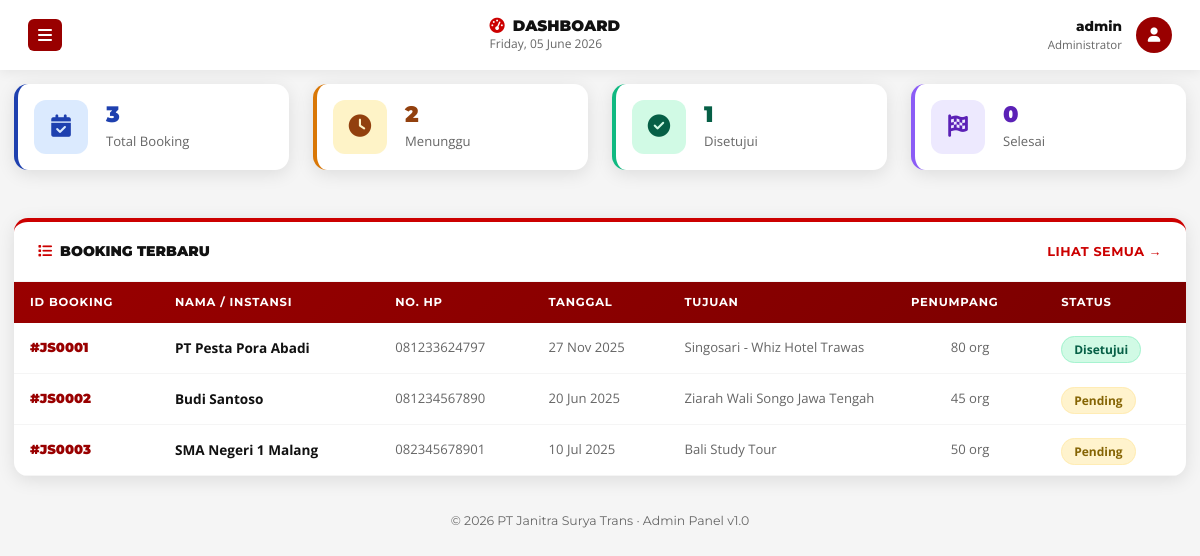
Screenshot of /admin/dashboard.php (signed in) with the database file from the repository.
### tables this page shows
CREATE TABLE `booking` (
  `id_booking` int(11) NOT NULL,
  `nama` varchar(100) NOT NULL,
  `no_hp` varchar(20) NOT NULL,
  `tanggal` date NOT NULL,
  `tujuan` varchar(255) NOT NULL,
  `jumlah_penumpang` int(11) NOT NULL,
  `catatan` text DEFAULT NULL,
  `status` enum('Pending','Disetujui','Selesai','Dibatalkan') DEFAULT 'Pending',
  `created_at` timestamp NOT NULL DEFAULT current_timestamp()
);

### admin/dashboard.php (the view, shortened to what this page needs)
<?php
include '../config/koneksi.php';
$total_all       = mysqli_fetch_assoc(mysqli_query($conn, "SELECT COUNT(*) AS t FROM booking"))['t'];
$total_pending   = mysqli_fetch_assoc(mysqli_query($conn, "SELECT COUNT(*) AS t FROM booking WHERE status='Pending'"))['t'];
$total_disetujui = mysqli_fetch_assoc(mysqli_query($conn, "SELECT COUNT(*) AS t FROM booking WHERE status='Disetujui'"))['t'];
$total_selesai   = mysqli_fetch_assoc(mysqli_query($conn, "SELECT COUNT(*) AS t FROM booking WHERE status='Selesai'"))['t'];
$booking_terbaru = mysqli_query($conn, "SELECT * FROM booking ORDER BY created_at DESC LIMIT 6");
?>
<!DOCTYPE html>
<html lang="id">
<head>
    <link href="https://cdn.jsdelivr.net/npm/bootstrap@5.3.2/dist/css/bootstrap.min.css" rel="stylesheet">
    <link href="https://cdnjs.cloudflare.com/ajax/libs/font-awesome/6.5.1/css/all.min.css" rel="stylesheet">
    <link href="../assets/css/style.css" rel="stylesheet">
</head>
<body class="dashboard"style="background:var(--abu);">
<div class="admin-layout">
    <div class="admin-main">
        <div class="admin-topbar">
            <button class="sidebar-toggle" onclick="toggleSidebar()">
                <i class="fas fa-bars"></i>
            </button>
            <div>
                <h5 style="margin:0;font-family:'Montserrat',sans-serif;font-weight:900;color:var(--hitam);text-transform:uppercase;font-size:0.95rem;">
                    <i class="fas fa-tachometer-alt me-2" style="color:var(--merah);"></i>Dashboard
                </h5>
                <div style="font-size:0.75rem;color:var(--abu-teks);"><?= date('l, d F Y') ?></div>
            </div>
            <div style="display:flex;align-items:center;gap:14px;">
                <div style="text-align:right;">
                    <div style="font-family:'Montserrat',sans-serif;font-weight:800;font-size:0.85rem;color:var(--hitam);"><?= htmlspecialchars($_SESSION['admin_username']) ?></div>
                    <div style="font-size:0.72rem;color:var(--abu-teks);">Administrator</div>
                </div>
                <div style="width:36px;height:36px;background:var(--merah-tua);border-radius:50%;display:flex;align-items:center;justify-content:center;color:white;font-size:0.9rem;">
                    <i class="fas fa-user"></i>
                </div>
            </div>
        </div>
        <div class="admin-content">
            <div class="row g-4 mb-5">
                <?php
                $stats = [
                    ['Total Booking', $total_all,       '#1E40AF', '#DBEAFE', 'fa-calendar-check'],
                    ['Menunggu',      $total_pending,   '#92400E', '#FEF3C7', 'fa-clock'],
                    ['Disetujui',     $total_disetujui, '#065F46', '#D1FAE5', 'fa-check-circle'],
                    ['Selesai',       $total_selesai,   '#5B21B6', '#EDE9FE', 'fa-flag-checkered'],
                ];
                $border_colors = ['#1E40AF','#D97706','#10B981','#8B5CF6'];
                foreach ($stats as $i => $s): ?>
                <div class="col-lg-3 col-md-6">
                    <div class="stat-card" style="border-left-color:<?= $border_colors[$i] ?>;">
                        <div class="stat-icon" style="background:<?= $s[3] ?>;color:<?= $s[2] ?>;">
                            <i class="fas <?= $s[4] ?>"></i>
                        </div>
                        <div>
                            <h3 style="color:<?= $s[2] ?>;"><?= $s[1] ?></h3>
                            <p><?= $s[0] ?></p>
                        </div>
                    </div>
                </div>
                <?php endforeach; ?>
            </div>
            <div style="background:white;border-radius:var(--radius);box-shadow:var(--shadow-card);overflow:hidden;border-top:4px solid var(--merah);">
                <div style="padding:20px 24px;display:flex;align-items:center;justify-content:space-between;border-bottom:1px solid #F5F5F5;">
                    <h5 style="font-family:'Montserrat',sans-serif;font-weight:900;color:var(--hitam);margin:0;text-transform:uppercase;font-size:0.88rem;">
                        <i class="fas fa-list me-2" style="color:var(--merah);"></i>Booking Terbaru
                    </h5>
                    <a href="data-booking.php" style="font-size:0.8rem;color:var(--merah);font-weight:700;text-decoration:none;font-family:'Montserrat',sans-serif;text-transform:uppercase;letter-spacing:0.5px;">
                        Lihat Semua →
                    </a>
                </div>
                <div style="overflow-x:auto;">
                    <table style="width:100%;border-collapse:collapse;min-width:750px;">
                        <thead style="background:linear-gradient(135deg,var(--merah-tua),var(--merah-gelap));">
                            <tr>
                                <?php foreach(['ID Booking','Nama / Instansi','No. HP','Tanggal','Tujuan','Penumpang','Status'] as $h): ?>
                                <th style="padding:12px 16px;font-size:0.72rem;color:white;text-transform:uppercase;letter-spacing:0.8px;font-weight:700;font-family:'Montserrat',sans-serif;white-space:nowrap;">
                                    <?= $h ?>
                                </th>
                                <?php endforeach; ?>
                            </tr>
                        </thead>
                        <tbody>
                            <?php if (mysqli_num_rows($booking_terbaru) === 0): ?>
                            <tr><td colspan="7" style="text-align:center;padding:48px;color:var(--abu-teks);">
                                <div style="font-size:2.5rem;margin-bottom:10px;">📋</div>Belum ada data booking.
                            </td></tr>
                            <?php else: ?>
                            <?php while ($row = mysqli_fetch_assoc($booking_terbaru)):
                                $badge = ['Pending'=>'badge-pending','Disetujui'=>'badge-disetujui','Selesai'=>'badge-selesai','Dibatalkan'=>'badge-dibatalkan'][$row['status']] ?? 'badge-pending';
                            ?>
                            <tr style="border-bottom:1px solid #F5F5F5;"
                                onmouseover="this.style.background='#FFF5F5'"
                                onmouseout="this.style.background=''">
                                <td style="padding:13px 16px;font-size:0.82rem;font-weight:900;color:var(--merah-tua);font-family:'Montserrat',sans-serif;">
                                    #JS<?= str_pad($row['id_booking'],4,'0',STR_PAD_LEFT) ?>
                                </td>
                                <td style="padding:13px 16px;font-size:0.85rem;font-weight:700;color:var(--hitam);">
                                    <?= htmlspecialchars($row['nama']) ?>
                                </td>
                                <td style="padding:13px 16px;font-size:0.82rem;color:var(--abu-teks);">
                                    <?= htmlspecialchars($row['no_hp']) ?>
                                </td>
                                <td style="padding:13px 16px;font-size:0.82rem;color:var(--abu-teks);white-space:nowrap;">
                                    <?= date('d M Y', strtotime($row['tanggal'])) ?>
                                </td>
                                <td style="padding:13px 16px;font-size:0.82rem;color:var(--abu-teks);max-width:180px;overflow:hidden;text-overflow:ellipsis;white-space:nowrap;">
                                    <?= htmlspecialchars($row['tujuan']) ?>
                                </td>
                                <td style="padding:13px 16px;font-size:0.82rem;color:var(--abu-teks);text-align:center;">
                                    <?= $row['jumlah_penumpang'] ?> org
                                </td>
                                <td style="padding:13px 16px;">
                                    <span class="<?= $badge ?>"><?= $row['status'] ?></span>
                                </td>
                            </tr>
                            <?php endwhile; endif; ?>
                        </tbody>
                    </table>
                </div>
            </div>
            <div style="text-align:center;margin-top:36px;color:var(--abu-teks);font-size:0.78rem;font-family:'Montserrat',sans-serif;">
                © <?= date('Y') ?> PT Janitra Surya Trans · Admin Panel v1.0
            </div>
        </div>
    </div>
</div>
</body>
</html>

### assets/css/style.css (style rules this page uses)
:root { --merah: #CC0000; --merah-tua: #990000; --merah-muda: #E53935; --merah-gelap: #7B0000; --putih: #FFFFFF; --hitam: #111111; --abu: #F5F5F5; --abu-medium: #E0E0E0; --abu-teks: #666666; --shadow: 0 8px 32px rgba(204,0,0,0.18); --shadow-card: 0 4px 18px rgba(0,0,0,0.10); --radius: 14px; --radius-sm: 8px; --transition: all 0.35s cubic-bezier(.4,0,.2,1); }
* { margin:0; padding:0; box-sizing:border-box; }
html { scroll-behavior: smooth; }
body { font-family: 'Open Sans', sans-serif; color: var(--hitam); background: var(--putih); overflow-x: hidden; }
h1,h2,h3,h4,h5 { font-family: 'Montserrat', sans-serif; }
a { text-decoration: none; transition: var(--transition); }
.admin-layout { display: flex; min-height: 100vh; }
.admin-main { margin-left: 250px; flex: 1; background: var(--abu); min-height: 100vh; }
.admin-topbar { background: white; padding: 16px 28px; display: flex; align-items: center; justify-content: space-between; box-shadow: 0 2px 12px rgba(0,0,0,0.07); position: sticky; top: 0; z-index: 50; display: flex; align-items: center; justify-content: space-between; }
.admin-content { padding: 28px; }
.stat-card { background: white; border-radius: var(--radius); padding: 26px; box-shadow: var(--shadow-card); display: flex; align-items: center; gap: 18px; border-left: 4px solid; transition: var(--transition); }
.stat-card h3 { font-family: 'Montserrat', sans-serif; font-size: 2rem; font-weight: 900; margin: 0; }
.stat-card p { color: var(--abu-teks); font-size: 0.82rem; margin: 4px 0 0; }
.stat-icon { width: 54px; height: 54px; border-radius: 12px; display: flex; align-items: center; justify-content: center; font-size: 1.4rem; flex-shrink: 0; }
.badge-pending { background:#FFF3CD;color:#856404;border:1px solid #FFECB5;padding:4px 12px;border-radius:20px;font-size:0.75rem;font-weight:700; }
.badge-disetujui { background:#D1FAE5;color:#065F46;border:1px solid #A7F3D0;padding:4px 12px;border-radius:20px;font-size:0.75rem;font-weight:700; }
.sidebar-toggle { display: none; }
.admin-main { margin-left: 260px; width: auto; }
.sidebar-toggle { display: flex; align-items: center; justify-content: center; background: var(--merah-tua); color: white; border: none; padding: 8px 10px; border-radius: 6px; font-size: 16px; z-index: 1001; }
.admin-main { margin-left: 0; width: 100%; }
.admin-content { padding: 14px; }
.stat-card { flex-direction: row; padding: 16px; }
.stat-card h3 { font-size: 1.4rem; }
table { min-width: 600px; }

### rows the page displays
booking: id_booking "0001", nama "PT Pesta Pora Abadi", no_hp "081233624797", tanggal "27 Nov 2025", tujuan "Singosari - Whiz Hotel Trawas", jumlah_penumpang "80", status "Disetujui"
booking: id_booking "0002", nama "Budi Santoso", no_hp "081234567890", tanggal "20 Jun 2025", tujuan "Ziarah Wali Songo Jawa Tengah", jumlah_penumpang "45", status "Pending"
booking: id_booking "0003", nama "SMA Negeri 1 Malang", no_hp "082345678901", tanggal "10 Jul 2025", tujuan "Bali Study Tour", jumlah_penumpang "50", status "Pending"

### other values shown
$_SESSION['admin_username'] "admin"
$s[1] "3"
$s[0] "Total Booking"
$s[1] "2"
$s[0] "Menunggu"
$s[1] "1"
$s[0] "Disetujui"
$s[1] "0"
$s[0] "Selesai"
$h "ID BOOKING"
$h "NAMA / INSTANSI"
$h "NO. HP"
$h "TANGGAL"
$h "TUJUAN"
$h "PENUMPANG"
